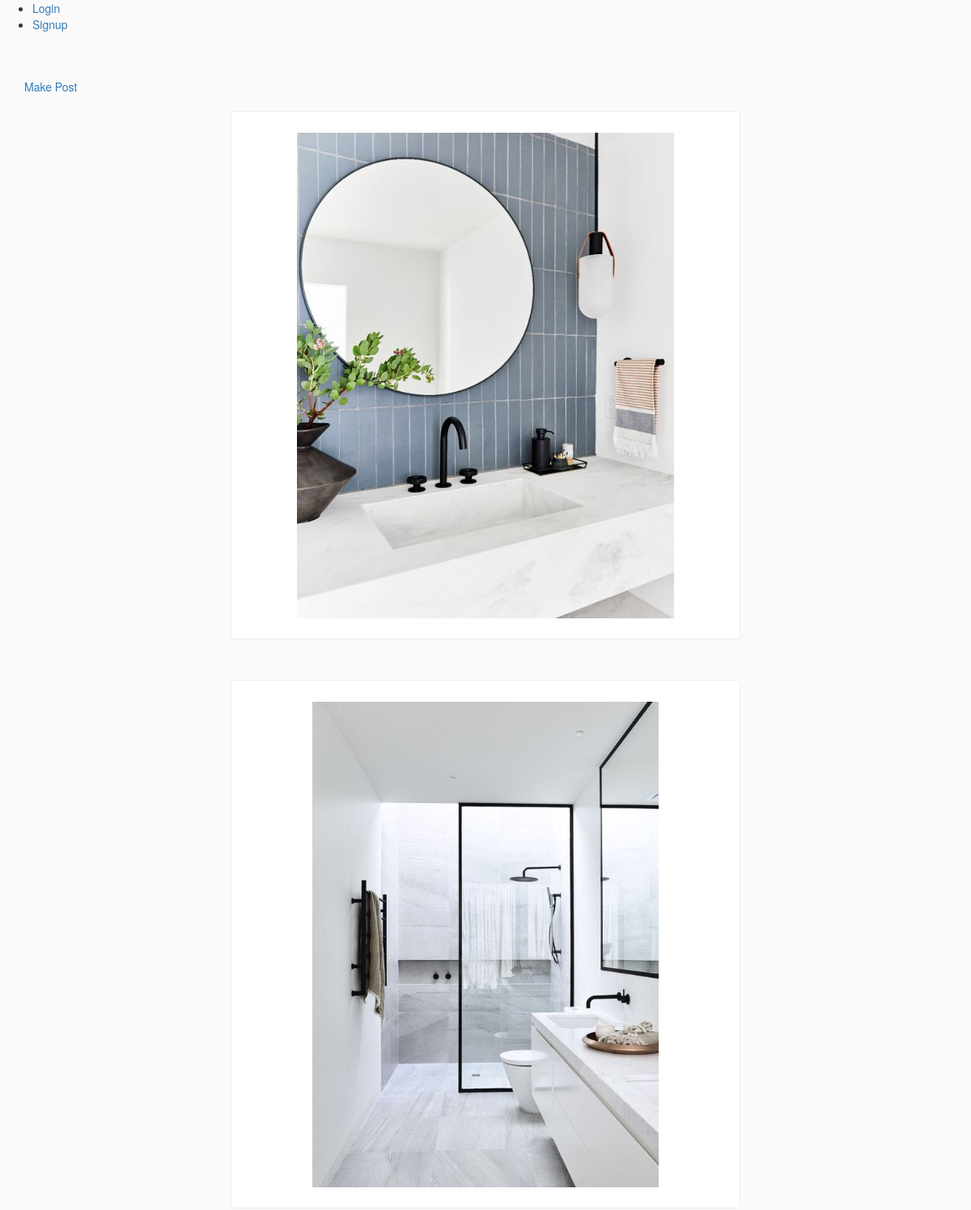
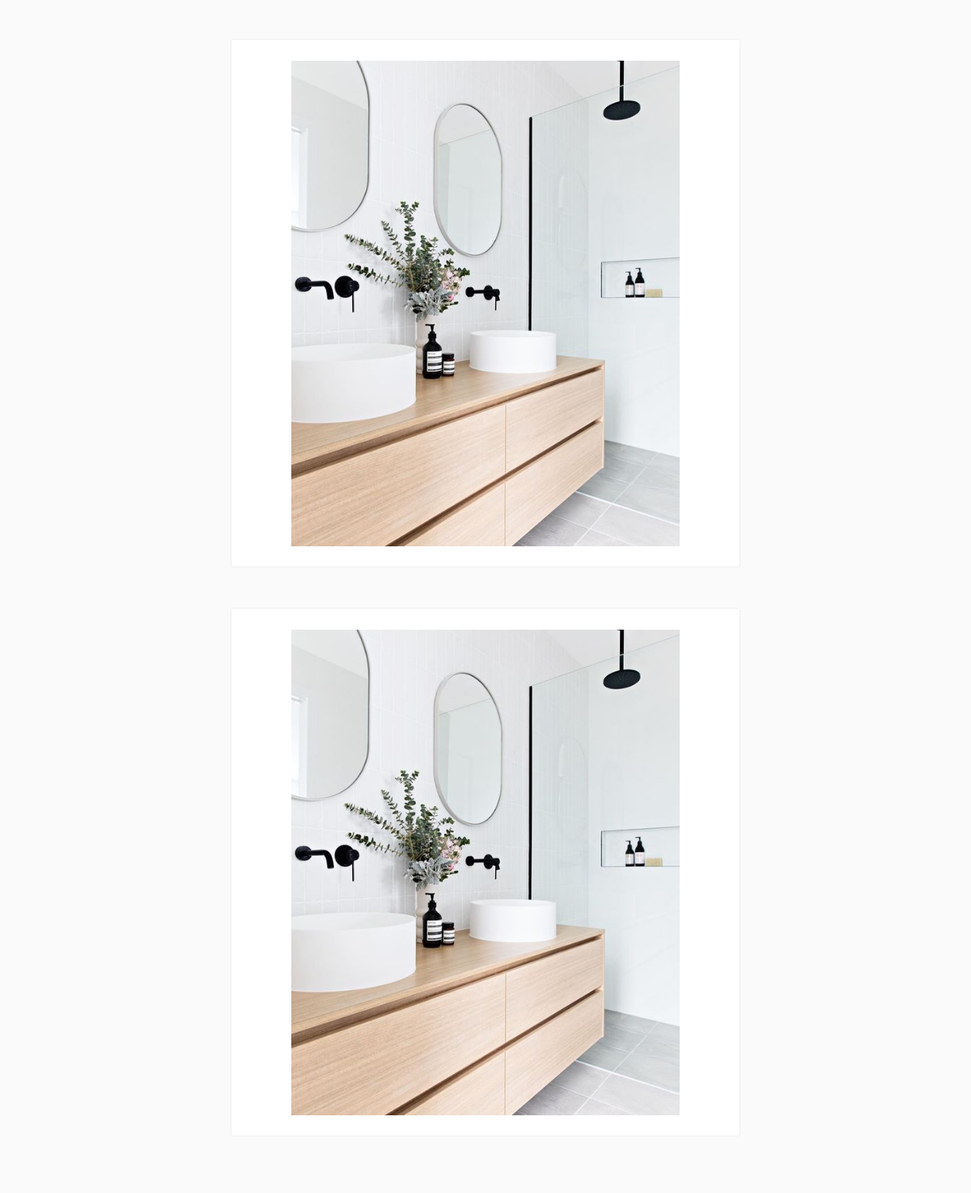
The app's page /instaJZ/posts/, older data (2 pictures, top to bottom).
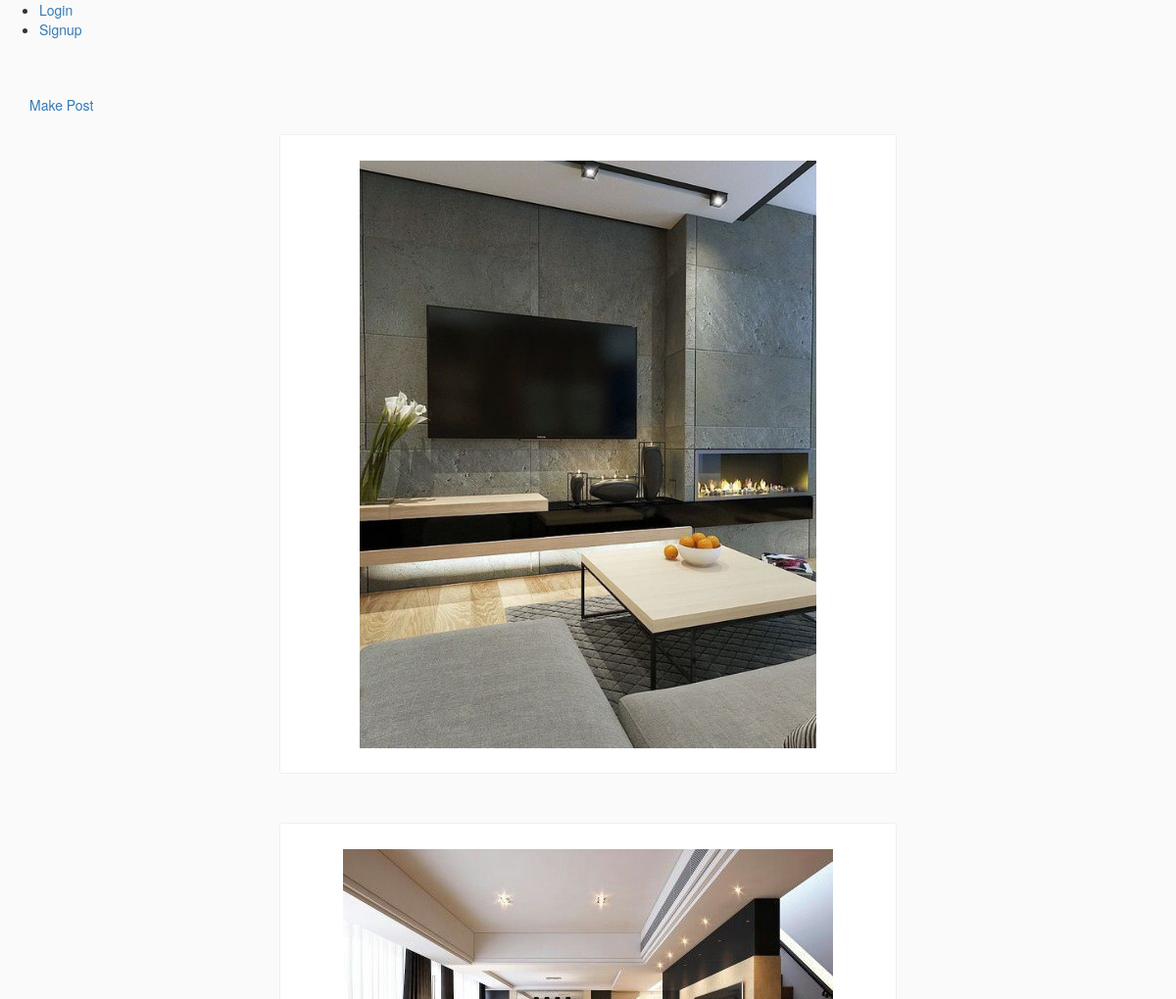
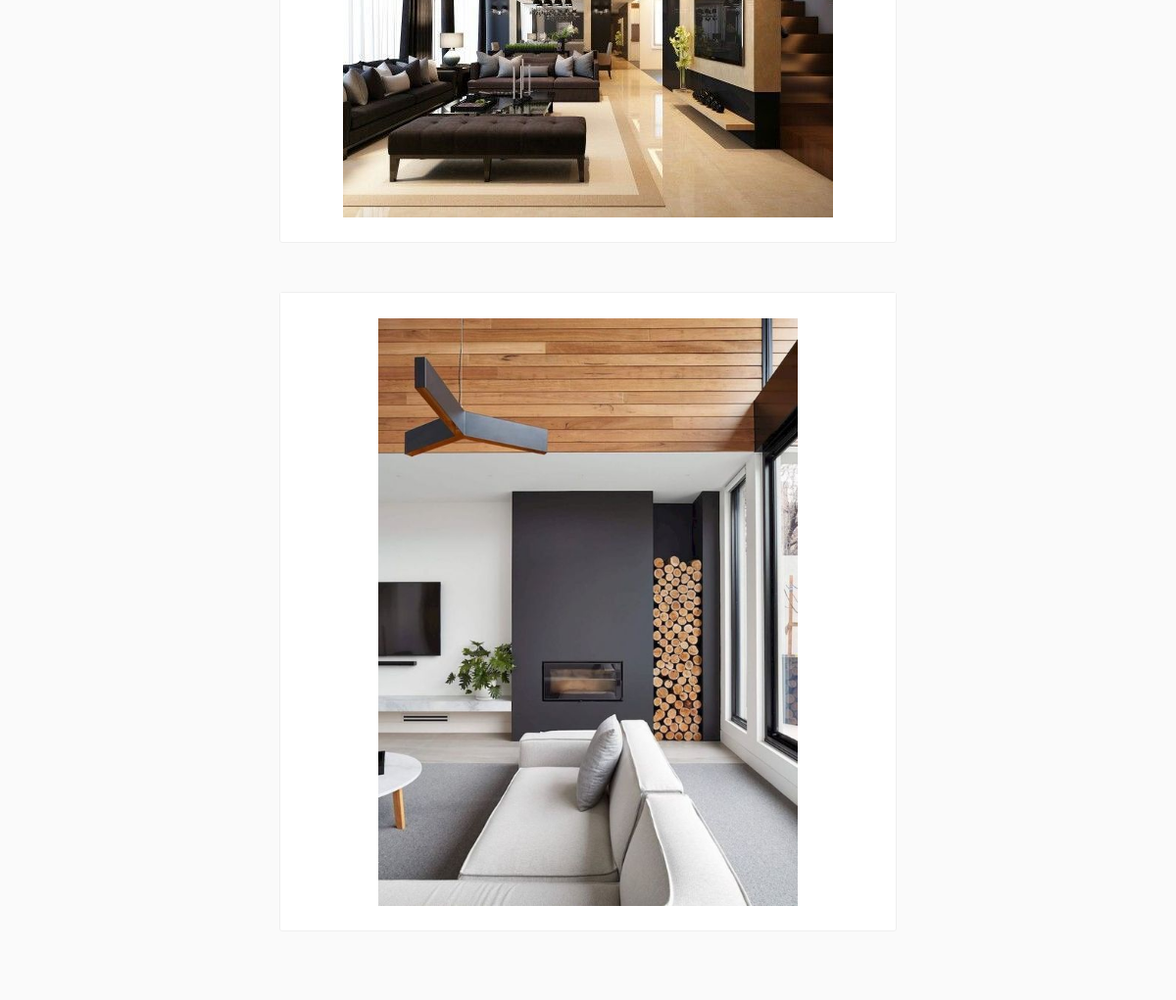
The same page, newer data (2 pictures, top to bottom).
### InstaJZ/models.py (models this page shows, shortened)
class Post(models.Model):
    title = models.TextField(blank=True, null=True)
    image = ProcessedImageField(
        upload_to='static/images/posts',
        format='JPEG',
        options={'quality': 100},
        blank=True,
        null=True
    )

### InstaJZ/views.py (the view)
# urls.py: path('posts/', PostListView.as_view(), name='posts'),
class PostListView(ListView):
    model = Post
    template_name = 'posts.html'

### templates/posts.html (shortened to what this page needs)
{% extends "base.html" %}
{% block content %}
<div>
    <a href="{% url 'makepost' %}">Make Post</a>
</div>
<div class="cards-listing">
        {% for post in object_list %}
            <div class="row">
                <div class="card view-update {{ post.pk }}">
                    <div class="card__panel-head">
                    </div>
                    <a href="{% url 'postdetail' post.pk %}">
                        <img class="card__main-image" src="/{{ post.image }}">
                    </a>
                    <div class="card__panel-body">
                    </div>
                </div>
            </div>
        {% endfor %}
    </div>
{% endblock content %}

### templates/base.html (shortened to what this page needs)
<html>
    {% load static %}
    <head>
        <link href="{% static 'vendor/bootstrap/css/bootstrap.min.css' %}" rel="stylesheet">
        <link href="{% static 'vendor/font-awesome-4.6.3/css/font-awesome.min.css' %}" rel="stylesheet">
        <link href="{% static 'css/style.css' %}" rel="stylesheet">
    </head>
    <body>
        {% include 'header.html' %}
        <div class="content-wrapper">
            <div class="container">
                {% block content %}
                {% endblock content %}
            </div>
        </div>
    </body>
</html>

### templates/header.html
<ul>
    {% if request.user.is_authenticated %}
    <li>
        <p>Hi {{request.user.username}}</p>
    </li>
    <li>
        <a href="{% url 'logout' %}">Logout</a>
    </li>
    {% else %}
    <li>
        <a href="{% url 'login' %}">Login</a>
    </li>
    <li>
        <a href="{% url 'signup' %}">Signup</a>
    </li>
    {% endif %}
</ul>

### static/css/style.css (style rules this page uses)
html { height: 100%; }
body { min-height: 100%; background-color: #fafafa; }
.content-wrapper { margin-top: 57px; margin-bottom: 60px; background-color: #fafafa; }
.cards-listing { max-width: 600px; width: 100%; margin: 20px auto; }
.card { background-color: #fff; margin-bottom: 50px; border: 1px solid #efefef; border-radius: 3px; }
.card__panel-head { background: #fff; padding: 14px 20px 12px; }
.card__main-image { max-width: 100%; max-height: 600px; height: auto; margin: 0 auto; display: block; }
.card__panel-body { padding: 20px; padding-bottom: 0; }

Row changes from the older to the newer data that the page shows:
removed Post: image (picture)
removed Post: image (picture)
removed Post: image (picture)
added Post: image (picture)
added Post: image (picture)
changed Post (number 3 of 3 on the later page): image: a different picture
